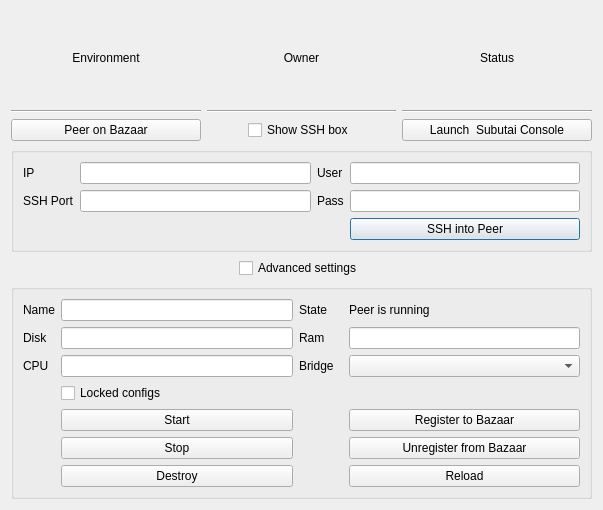
<?xml version="1.0" encoding="UTF-8"?>
<ui version="4.0">
 <class>DlgPeer</class>
 <widget class="QDialog" name="DlgPeer">
  <property name="geometry">
   <rect>
    <x>0</x>
    <y>0</y>
    <width>603</width>
    <height>510</height>
   </rect>
  </property>
  <property name="windowTitle">
   <string>Dialog</string>
  </property>
  <property name="layoutDirection">
   <enum>Qt::LeftToRight</enum>
  </property>
  <layout class="QGridLayout" name="gridLayout">
   <item row="8" column="1" colspan="3">
    <widget class="QGroupBox" name="gr_ssh">
     <property name="title">
      <string/>
     </property>
     <layout class="QGridLayout" name="gridLayout_2">
      <item row="0" column="1">
       <widget class="QLineEdit" name="le_ip"/>
      </item>
      <item row="1" column="3">
       <widget class="QLineEdit" name="le_pass"/>
      </item>
      <item row="1" column="0">
       <widget class="QLabel" name="label_2">
        <property name="text">
         <string>SSH Port</string>
        </property>
       </widget>
      </item>
      <item row="0" column="2">
       <widget class="QLabel" name="label_3">
        <property name="text">
         <string>User</string>
        </property>
       </widget>
      </item>
      <item row="1" column="1">
       <widget class="QLineEdit" name="le_port"/>
      </item>
      <item row="2" column="3">
       <widget class="QPushButton" name="btn_ssh_peer">
        <property name="toolTip">
         <string>&lt;html&gt;&lt;head/&gt;&lt;body&gt;&lt;p&gt;SSH into container&lt;/p&gt;&lt;p&gt;&lt;br/&gt;&lt;/p&gt;&lt;/body&gt;&lt;/html&gt;</string>
        </property>
        <property name="text">
         <string>SSH into Peer</string>
        </property>
       </widget>
      </item>
      <item row="1" column="2">
       <widget class="QLabel" name="label_4">
        <property name="text">
         <string>Pass</string>
        </property>
       </widget>
      </item>
      <item row="0" column="3">
       <widget class="QLineEdit" name="le_user"/>
      </item>
      <item row="0" column="0">
       <widget class="QLabel" name="label">
        <property name="text">
         <string>IP</string>
        </property>
       </widget>
      </item>
     </layout>
    </widget>
   </item>
   <item row="1" column="1">
    <widget class="QLabel" name="lbl_env">
     <property name="text">
      <string>Environment</string>
     </property>
     <property name="alignment">
      <set>Qt::AlignCenter</set>
     </property>
    </widget>
   </item>
   <item row="1" column="3">
    <widget class="QLabel" name="lbl_env_status">
     <property name="text">
      <string>Status</string>
     </property>
     <property name="alignment">
      <set>Qt::AlignCenter</set>
     </property>
    </widget>
   </item>
   <item row="2" column="3">
    <widget class="Line" name="line_3">
     <property name="orientation">
      <enum>Qt::Horizontal</enum>
     </property>
    </widget>
   </item>
   <item row="10" column="1" colspan="3">
    <widget class="QGroupBox" name="gr_peer_control">
     <property name="title">
      <string/>
     </property>
     <layout class="QGridLayout" name="gridLayout_3">
      <item row="6" column="1">
       <widget class="QPushButton" name="btn_destroy">
        <property name="text">
         <string>Destroy</string>
        </property>
       </widget>
      </item>
      <item row="1" column="3">
       <widget class="QLabel" name="le_status">
        <property name="text">
         <string>Peer is running</string>
        </property>
       </widget>
      </item>
      <item row="2" column="3">
       <widget class="QLineEdit" name="le_ram"/>
      </item>
      <item row="5" column="1">
       <layout class="QVBoxLayout" name="verticalLayout_3">
        <item>
         <widget class="QPushButton" name="btn_start">
          <property name="text">
           <string>Start</string>
          </property>
         </widget>
        </item>
        <item>
         <widget class="QPushButton" name="btn_stop">
          <property name="text">
           <string>Stop</string>
          </property>
         </widget>
        </item>
       </layout>
      </item>
      <item row="1" column="0">
       <widget class="QLabel" name="lbl_name">
        <property name="text">
         <string>Name</string>
        </property>
       </widget>
      </item>
      <item row="6" column="3">
       <widget class="QPushButton" name="btn_reload">
        <property name="text">
         <string>Reload</string>
        </property>
       </widget>
      </item>
      <item row="3" column="3">
       <widget class="QComboBox" name="cmb_bridge"/>
      </item>
      <item row="5" column="3">
       <layout class="QVBoxLayout" name="verticalLayout_4">
        <item>
         <widget class="QPushButton" name="btn_register">
          <property name="text">
           <string>Register to Bazaar</string>
          </property>
         </widget>
        </item>
        <item>
         <widget class="QPushButton" name="btn_unregister">
          <property name="text">
           <string>Unregister from Bazaar</string>
          </property>
         </widget>
        </item>
       </layout>
      </item>
      <item row="2" column="2">
       <widget class="QLabel" name="lbl_ram">
        <property name="text">
         <string>Ram</string>
        </property>
       </widget>
      </item>
      <item row="2" column="1">
       <widget class="QLineEdit" name="le_disk"/>
      </item>
      <item row="3" column="1">
       <widget class="QLineEdit" name="le_cpu"/>
      </item>
      <item row="4" column="1">
       <widget class="QCheckBox" name="change_confugre">
        <property name="text">
         <string>Locked configs</string>
        </property>
       </widget>
      </item>
      <item row="1" column="1">
       <widget class="QLineEdit" name="le_name"/>
      </item>
      <item row="3" column="0">
       <widget class="QLabel" name="lbl_cpu">
        <property name="text">
         <string>CPU</string>
        </property>
       </widget>
      </item>
      <item row="1" column="2">
       <widget class="QLabel" name="lbl_status">
        <property name="minimumSize">
         <size>
          <width>44</width>
          <height>0</height>
         </size>
        </property>
        <property name="text">
         <string>State</string>
        </property>
       </widget>
      </item>
      <item row="3" column="2">
       <widget class="QLabel" name="lbl_bridge">
        <property name="text">
         <string>Bridge</string>
        </property>
       </widget>
      </item>
      <item row="2" column="0">
       <widget class="QLabel" name="lbl_disk">
        <property name="text">
         <string>Disk</string>
        </property>
       </widget>
      </item>
     </layout>
    </widget>
   </item>
   <item row="2" column="2">
    <widget class="Line" name="line_2">
     <property name="orientation">
      <enum>Qt::Horizontal</enum>
     </property>
    </widget>
   </item>
   <item row="3" column="3">
    <layout class="QVBoxLayout" name="env_status"/>
   </item>
   <item row="3" column="2">
    <layout class="QVBoxLayout" name="env_owner"/>
   </item>
   <item row="9" column="2" alignment="Qt::AlignHCenter">
    <widget class="QCheckBox" name="show_peer_control">
     <property name="text">
      <string>Advanced settings</string>
     </property>
    </widget>
   </item>
   <item row="3" column="1">
    <layout class="QVBoxLayout" name="env_name"/>
   </item>
   <item row="6" column="3">
    <widget class="QPushButton" name="btn_launch_console">
     <property name="text">
      <string>Launch  Subutai Console</string>
     </property>
    </widget>
   </item>
   <item row="6" column="1">
    <widget class="QPushButton" name="btn_peer_on_hub">
     <property name="text">
      <string>Peer on Bazaar</string>
     </property>
    </widget>
   </item>
   <item row="6" column="2" alignment="Qt::AlignHCenter">
    <widget class="QCheckBox" name="show_ssh">
     <property name="sizePolicy">
      <sizepolicy hsizetype="Minimum" vsizetype="Fixed">
       <horstretch>0</horstretch>
       <verstretch>0</verstretch>
      </sizepolicy>
     </property>
     <property name="layoutDirection">
      <enum>Qt::LeftToRight</enum>
     </property>
     <property name="text">
      <string>Show SSH box</string>
     </property>
    </widget>
   </item>
   <item row="1" column="2">
    <widget class="QLabel" name="lbl_env_owner">
     <property name="text">
      <string>Owner</string>
     </property>
     <property name="alignment">
      <set>Qt::AlignCenter</set>
     </property>
    </widget>
   </item>
   <item row="2" column="1">
    <widget class="Line" name="line_1">
     <property name="orientation">
      <enum>Qt::Horizontal</enum>
     </property>
    </widget>
   </item>
  </layout>
 </widget>
 <resources/>
 <connections/>
</ui>
